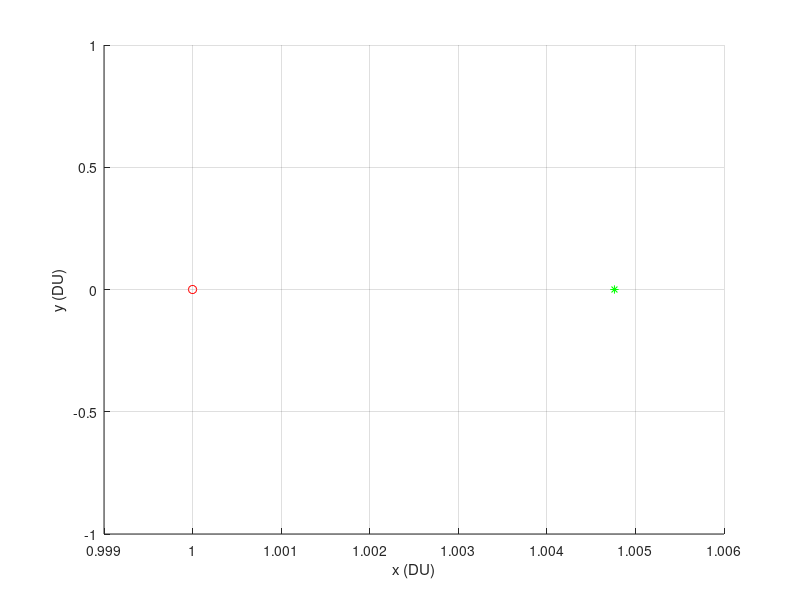

The MATLAB source for this figure: (Note: this script raises an error after producing the figure.)
%% AA 279B Final Project
%% Walter Manuel
%% aa279Bnrho3.m
%% 2 November 2021
%% This file plots the northern and southern L2 families

close all
clear
clc
format long
%% Load simulated ICs, define constants

% Saved halo family ICs and period values found in ~nrho2.m
load SMnorthL2.mat

mu_mars = 42828.375816;
mu_sun = 1.32712440018e11;
mu_star = mu_mars/(mu_mars + mu_sun);

%% Plots of Northern L2 Orbits


options = odeset('RelTol', 1e-9, 'AbsTol', 1e-12, 'Events',@ZeroCrossingEvent);

figure;
grid on
hold on
xlabel('x (DU)')
ylabel('y (DU)')
zlabel('z (DU)')
plot3(1-mu_star,0,0,'ro')
plot3(1.004763106761945,0,0,'g*')
% L1 =  0.995251326823620

% L2 =  1.004763106761945

for i = 1:length(t_fam)
    
    [t_out, X_out, ~,~,~] = ode113(@(t,x)CR3BP_EOM_3(t,x,mu_star),[0 t_fam(i)], X_fam(:,i), options);

    plot3(X_out(:,1),X_out(:,2),X_out(:,3),'b')
    plot3(X_out(:,1),-X_out(:,2),X_out(:,3),'b')

end
legend('Mars','Sun-Mars L2 Point','Halo Orbits')
axis equal
axis square
title('Northern Halo Orbits, Sun-Mars L2 Point')

%% Plots of Southern L2 Orbits

options = odeset('RelTol', 1e-9, 'AbsTol', 1e-12, 'Events',@ZeroCrossingEvent);

figure;
grid on
hold on
xlabel('x (DU)')
ylabel('y (DU)')
zlabel('z (DU)')
plot3(1-mu_star,0,0,'ro')
plot3(1.004763106761945,0,0,'g*')
% L1 =  0.995251326823620

% L2 =  1.004763106761945

for i = 1:length(t_fam)
    
    [t_out, X_out, ~,~,~] = ode113(@(t,x)CR3BP_EOM_3(t,x,mu_star),[0 t_fam(i)], X_fam(:,i), options);

    plot3(X_out(:,1),X_out(:,2),-X_out(:,3),'b')
    plot3(X_out(:,1),-X_out(:,2),-X_out(:,3),'b')

end
legend('Mars','Sun-Mars L2 Point','Halo Orbits')
axis equal
axis square
title('Southern Halo Orbits, Sun-Mars L2 Point')






